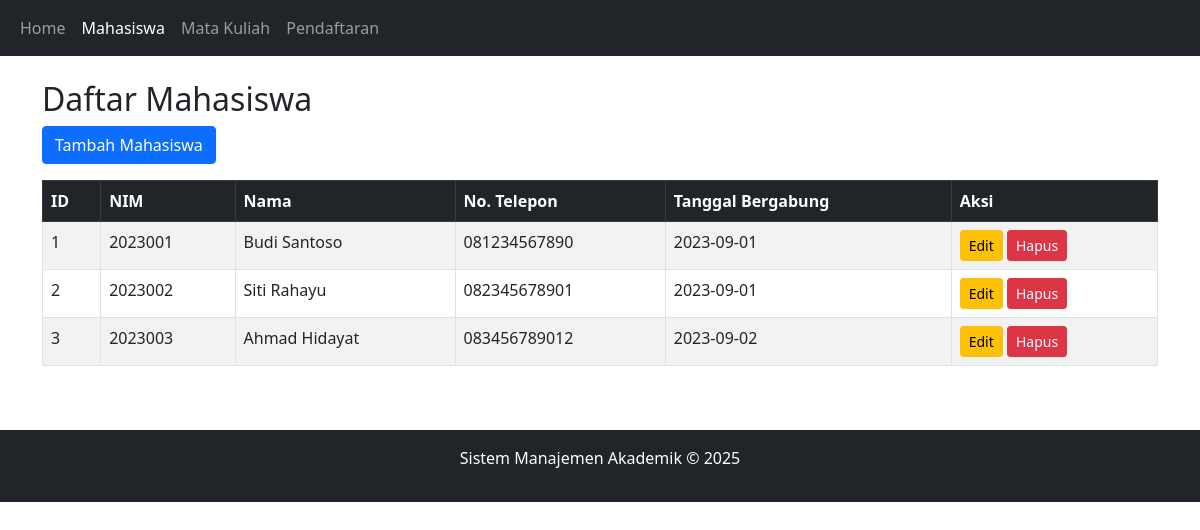
/Project/index.php?action=students, run on the app's committed database.
### tables this page shows
CREATE TABLE `students` (
  `id` int(11) NOT NULL,
  `name` varchar(100) NOT NULL,
  `nim` varchar(20) NOT NULL,
  `phone` varchar(15) NOT NULL,
  `join_date` date NOT NULL
);

### Project/controllers/StudentController.php (called while the page is built, shortened)
<?php
require_once "models/Student.php";
class StudentController {
    private $student;
    public function __construct() {
        $database = new Database();
        $db = $database->getConnection();
        $this->student = new Student($db);
    }
    public function index() {
        $result = $this->student->getAll();
        include_once "views/templates/header.php";
        include_once "views/students/index.php";
        include_once "views/templates/footer.php";
    }
}

### Project/models/Student.php (called while the page is built, shortened)
<?php
class Student {
    private $conn;
    private $table_name = "students";
    public function __construct($db) {
        $this->conn = $db;
    }
    public function getAll() {
        $query = "SELECT * FROM " . $this->table_name;
        $result = $this->conn->query($query);
        return $result;
    }
}

### Project/views/students/index.php (the view)
<h2>Daftar Mahasiswa</h2>
<div class="mb-3">
    <a href="index.php?action=students&method=create" class="btn btn-primary">Tambah Mahasiswa</a>
</div>
<div class="table-responsive">
    <table class="table table-striped table-bordered">
        <thead class="table-dark">
            <tr>
                <th>ID</th>
                <th>NIM</th>
                <th>Nama</th>
                <th>No. Telepon</th>
                <th>Tanggal Bergabung</th>
                <th>Aksi</th>
            </tr>
        </thead>
        <tbody>
            <?php
            if($result->num_rows > 0) {
                while($row = $result->fetch_assoc()) {
                    echo "<tr>";
                    echo "<td>" . $row['id'] . "</td>";
                    echo "<td>" . $row['nim'] . "</td>";
                    echo "<td>" . $row['name'] . "</td>";
                    echo "<td>" . $row['phone'] . "</td>";
                    echo "<td>" . $row['join_date'] . "</td>";
                    echo "<td>
                            <a href='index.php?action=students&method=edit&id=" . $row['id'] . "' class='btn btn-sm btn-warning'>Edit</a>
                            <a href='index.php?action=students&method=delete&id=" . $row['id'] . "' class='btn btn-sm btn-danger' onclick='return confirm(\"Anda yakin ingin menghapus data mahasiswa ini?\")'>Hapus</a>
                          </td>";
                    echo "</tr>";
                }
            } else {
                echo "<tr><td colspan='6' class='text-center'>Tidak ada data mahasiswa</td></tr>";
            }
            ?>
        </tbody>
    </table>
</div>

### data on the page
students: id "1", nim "2023001", name "Budi Santoso", phone "081234567890", join_date "2023-09-01"
students: id "2", nim "2023002", name "Siti Rahayu", phone "082345678901", join_date "2023-09-01"
students: id "3", nim "2023003", name "Ahmad Hidayat", phone "083456789012", join_date "2023-09-02"
